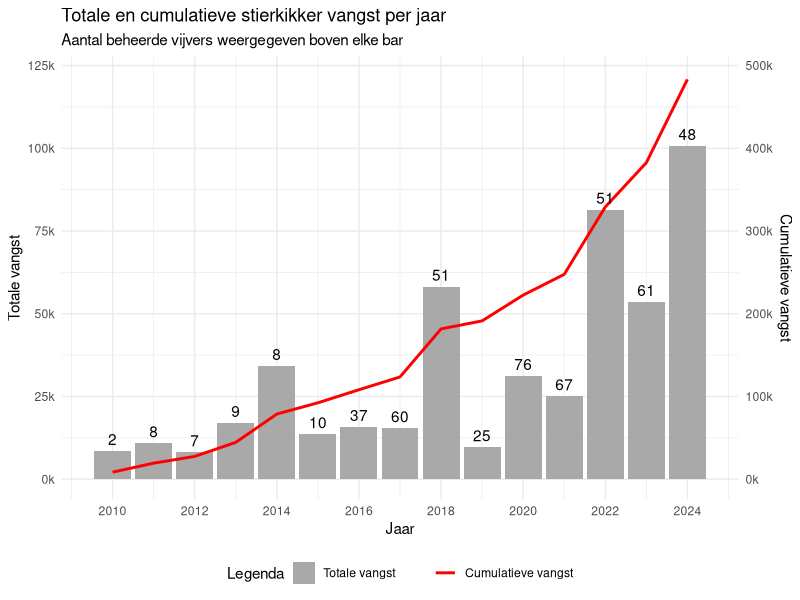
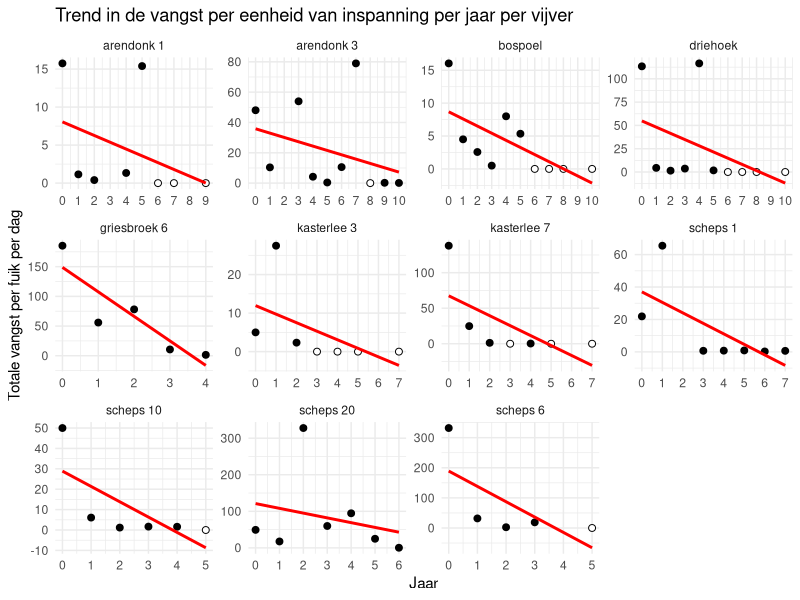
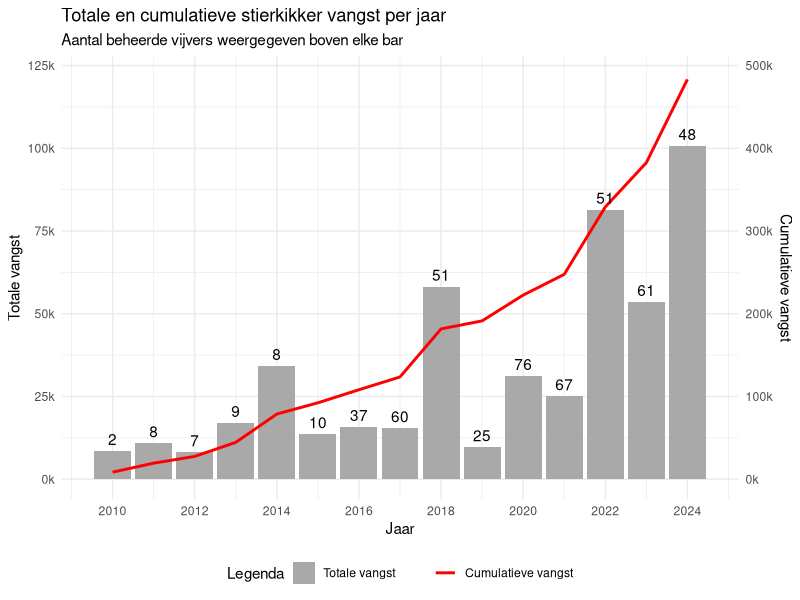
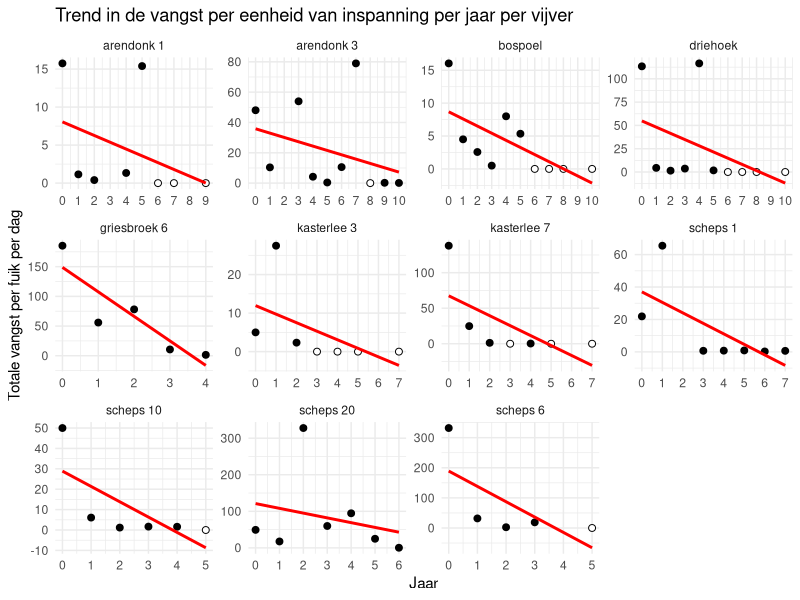

These charts were generated, in order, by the following R code:
## ---- chunk 1
library(tidyverse)
## ---- chunk 2
afvangsten_per_fuik_combined <- read_csv("interim/afvangsten_per_fuik_combined.csv")
## ---- chunk 3
afvangsten_per_fuik_combined %>%
  group_by(Jaar) %>%
  summarise(totaal_vangst = sum(totaal_fuik, na.rm = TRUE),
            aantal_vijvers = n_distinct(locationID)) %>%
  ungroup() %>% 
  mutate(cum_vangst = cumsum(totaal_vangst)) %>% 
  ggplot(aes(x = Jaar, y = totaal_vangst)) +
  geom_bar(aes(fill = "Totale vangst"), 
           stat = "identity") +
  geom_line(aes(y = cum_vangst/4, color = "Cumulatieve vangst"),
            linewidth = 1) +
  geom_text(aes(y = totaal_vangst, label = aantal_vijvers), vjust = -0.5)  +
  scale_y_continuous(
    name = "Totale vangst",
    labels = function(x) paste0(x/1000, "k"),
    sec.axis = sec_axis(~.*4, 
                        name = "Cumulatieve vangst", 
                        labels = function(x) paste0(x/1000, "k"),
                        breaks = seq(0, 500000, by = 100000))
  ) +
  scale_x_continuous(
    limits = c(2009.5, 2024.5),
    breaks = seq(2010, 2024, by = 2)
  ) +
  scale_fill_manual(values = c("Totale vangst" = "darkgrey"), 
                    name = "Legenda") + # Naam van de legenda instellen
  scale_color_manual(values = c("Cumulatieve vangst" = "red"),
                     name = "") + # Naam van de legenda instellen
  theme_minimal() +
  theme(legend.position = "bottom", # Legenda onder de grafiek
        legend.title = element_text(hjust = 0.5)) + # Centraal uitlijnen van de legendatitel
  labs(title = "Totale en cumulatieve stierkikker vangst per jaar",
       subtitle = "Aantal beheerde vijvers weergegeven boven elke bar") +
  guides(fill = guide_legend(order = 1), # Volgorde van de legenda items
         color = guide_legend(order = 2)) # Volgorde van de legenda items

  ggsave("./interim/figuren_ravon_artikel/2025/afvangsten_per_fuik_combined.png", width = 10, height = 6, units = "in")
## ---- chunk 4
locs <- afvangsten_per_fuik_combined %>% 
  distinct(locationID, Locatie) %>% 
  filter(!is.na(Locatie))

temp <- afvangsten_per_fuik_combined %>%
  filter(!is.na(locationID)) %>%
  group_by(locationID) %>% 
  mutate(jaren = n_distinct(Jaar)) %>% 
  filter(jaren >= 5) %>%
  mutate(jaar = Jaar - min(Jaar)) %>% 
  group_by(locationID, jaar) %>%
  summarise(totale_vangst = sum(totaal_fuik, na.rm = TRUE),
            totale_inspanning = n(),
            cpue = totale_vangst/totale_inspanning,
            mean_vangst = mean(totaal_fuik, na.rm = TRUE),
            se_vangst = sd(totaal_fuik, na.rm = TRUE) / sqrt(totale_inspanning)) %>%
  ungroup() %>% 
  left_join(locs, by = "locationID") %>% 
  filter(!grepl("nijlen", Locatie, ignore.case = TRUE)) 

# Filter ponds that have a cpue of at least 5 in jaar 0
broedpoelen <- temp %>% 
  filter(jaar == 0 & cpue >= 5)

temp <- temp %>% 
  filter(locationID %in% broedpoelen$locationID)

temp %>%
  ggplot(aes(x = jaar, y = cpue)) +
  geom_point(aes(fill = cpue == 0), shape = 21, size = 2, stroke = 0.5) + # Gebruik shape 21 voor gevulde cirkels met rand
  scale_fill_manual(values = c("TRUE" = "white", "FALSE" = "black"), guide = FALSE) +
  geom_smooth(method = "lm", se = FALSE, color = "red") +
  facet_wrap(~Locatie, scales = "free") +
  scale_x_continuous(breaks = function(x) seq(ceiling(min(x)), floor(max(x)), by = 1)) + # Alleen hele getallen op x-as
  labs(
    title = "Trend in de vangst per eenheid van inspanning per jaar per vijver",
    x = "Jaar",
    y = "Totale vangst per fuik per dag"
  ) +
  theme_minimal() # Voor een schonere look


  ggsave("./interim/figuren_ravon_artikel/2025/Trend_VPEI_jaar_vijver.png", width = 10, height = 6, units = "in")

summary(temp$jaren)

richtingscoefficienten <- temp %>%
  group_by(Locatie) %>%
  summarise(
    richtingscoefficient = coef(lm(cpue ~ jaar))[2] # Helling berekenen
  ) %>%
  ungroup() 

mean(richtingscoefficienten$richtingscoefficient, na.rm = TRUE)
sd(richtingscoefficienten$richtingscoefficient, na.rm = TRUE)/sqrt(nrow(richtingscoefficienten))
